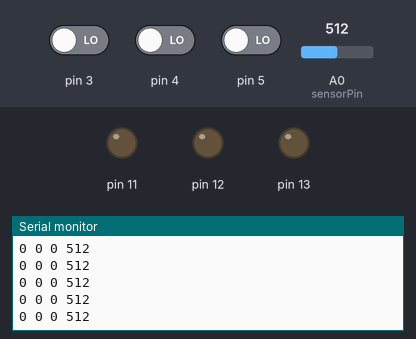
The sketch below on a simulated Arduino Uno, built with avr-gcc and run on an emulated ATmega328P. On the bench: output pins drawn as LEDs (lit = HIGH), the last lines printed to the serial monitor. Inputs (shaded band) come from the test bench; at power-on: A0 (sensorPin) = 512, pin 3 LOW, pin 4 LOW, pin 5 LOW.

Above: at 1.2 s.
1.3 s: A0 (sensorPin) set to 983
At 1.33 s:
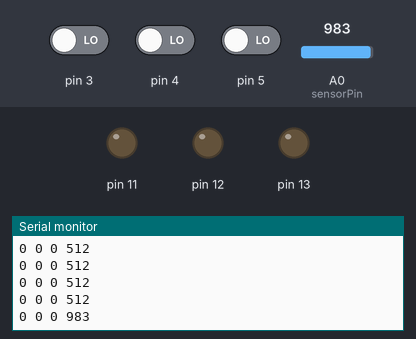
4.3 s: A0 (sensorPin) set to 1015
At 4.31 s:
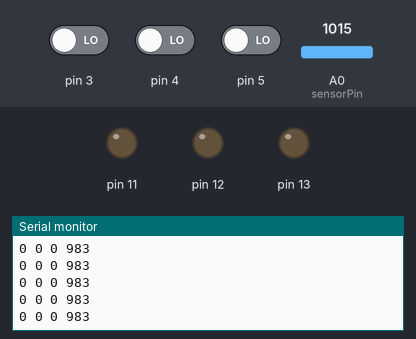
Timing chart, 0 to 7.3 s (numbered marks = the images above; inputs shaded):
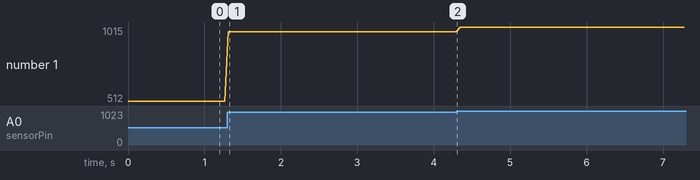

The sketch:

3digitalPin_Analog.ino
```cpp
int myValue = 0;
int myValue1 = 0;
int myValue2 = 0;
int sensorValue= 0;
int sensorPin =A0;

 void setup() {

    pinMode(3, INPUT);
    pinMode(4,INPUT);
    pinMode(5, INPUT);

     pinMode(13,OUTPUT);
     pinMode(12,OUTPUT);
     pinMode(11,OUTPUT);

    Serial.begin(9600);
  }
  // the loop function runs over and over again forever
  void loop() {
    sensorValue = analogRead(sensorPin);
    myValue = digitalRead(3);
    myValue1 = digitalRead(4);
    myValue2 = digitalRead(5);

if ( myValue == 1 ){
  digitalWrite(8,HIGH);


} else {
digitalWrite(8, LOW);

}
if ( myValue1 == 1 ){
  digitalWrite(9,HIGH);


} else {
digitalWrite(9, LOW);

}

if ( myValue1 == 1 ){
  digitalWrite(9,HIGH);


} else {
digitalWrite(9, LOW);

}

if ( myValue2 == 1 ){
  digitalWrite(10,HIGH);


} else {
digitalWrite(10, LOW);

}

    Serial.print(myValue);
    Serial.print(" ");
    Serial.print(myValue1);
    Serial.print(" ");
    Serial.print (myValue2);
    Serial.print(" " );
    Serial.println(sensorValue);


 delay(50);
  }
```

Measured:
- after the input at 1.3 s, the serial monitor: prints a new line at once (image 1)
- plotted number 1: 512 → 983 after the input at 1.3 s, 983 → 1015 after the input at 4.3 s
